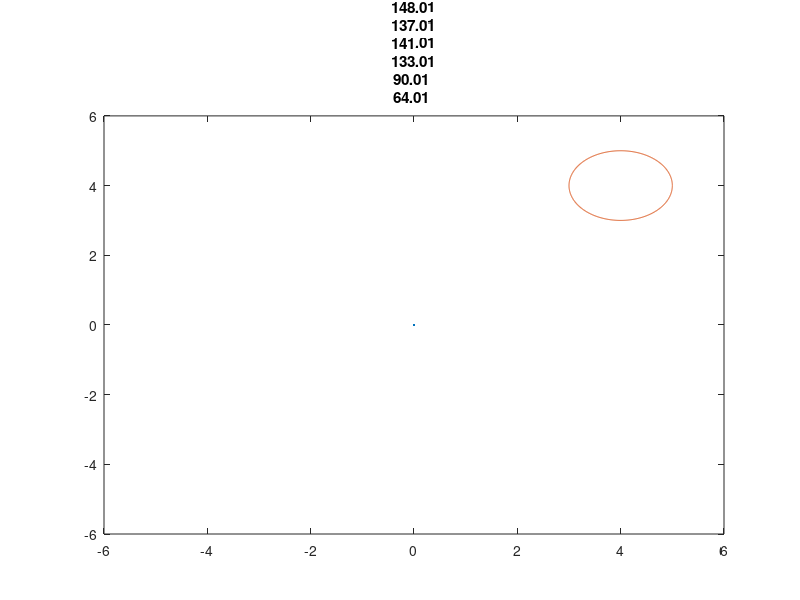

Recreate this plot in MATLAB. (Note: this script raises an error after producing the figure.)
%% code for Safety critical control implementation: 
% dynamic object with both the suject and obstacle moving in straight lines
clc;
clear all;
close all;

dt = 0.01;
t = 0:dt:3;
c_0 = [4;4];
C0 = zeros(2,length(t));
C0(:,1) = c_0;
u_obstacle  = [-4;0];              % defining obstacle control

u_ref       = [0;2.5];              % defining reference control
X_0         = [0;0];                % initial condition
U           = zeros(2, length(t)-1);% array for storing the actual control inputs 
X           = zeros(2, length(t));
gamma       = @(k) 50*tanh(k);         % function that is used to tell how to react to the obstacle

X(:,1) = X_0;
Hh = zeros(1,length(t)-1);


p = figure;
axis tight manual % this ensures that getframe() returns a consistent size
filename = 'SafetyCriticalDynamic.gif';

for i=1:length(t)-1
    
    x = X(1,i);               % current x position
    y = X(2,i);               % current y coordinate
    
    % defining quadprog matrices
    H = eye(2,2);           
    f = [0;0];
    A = -[2*(x - C0(1,i)), 2*(y - C0(2,i))]; 
    h =  ((x - C0(1,i))^2 +  (y - C0(2,i))^2 - 1) ;
    Hh(1,i) = h;
    b = (gamma(h) + A*u_ref);
    
    delta = quadprog(H,f,A,b);
    u = u_ref + delta;
    U(:,i) = u;
    X(:,i+1) = X(:,i) + (u + u_ref)*dt;
    C0(:,i+1) = C0(:,i) + (u_obstacle)*dt;
    
    
    theta = 0:0.01:2*pi;
    plot(X(1,1:i),X(2,1:i));
    hold on 
    plot(cos(theta) + C0(1,i), sin(theta) + C0(2,i));
    hold off
    title("time: " +  i*dt + " " )
    axis([-6,6,-6,6]);
    
    
    frame = getframe(p ); 
    im = frame2im(frame); 
    [imind,cm] = rgb2ind(im,256); 
    % Write to the GIF File 
    if i == 1 
        imwrite(imind,cm,filename,'gif', 'Loopcount',inf); 
    else 
        imwrite(imind,cm,filename,'gif','WriteMode','append'); 
    end 
end
figure 
title('input vs time')
plot(t(1:length(t)-1), U(1,:))
hold on 
plot(t(1:length(t)-1), U(2,:))
hold off
legend('ux', 'uy')

figure 
subplot(2,1,1)
plot(t, X(1,:))
subplot(2,1,2)
plot(t,X(2,:))
title('individual coordinates vs time')

figure 
plot(t(1:length(t)-1), Hh)